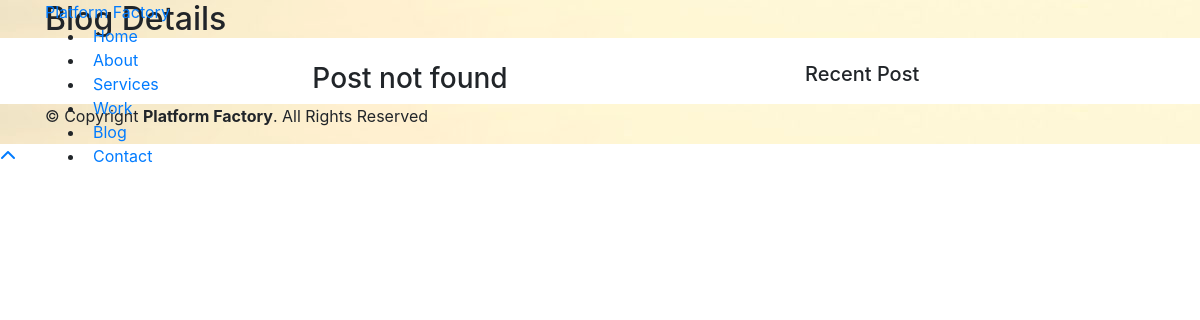
/blog/, run on an earlier commit of the app's database.
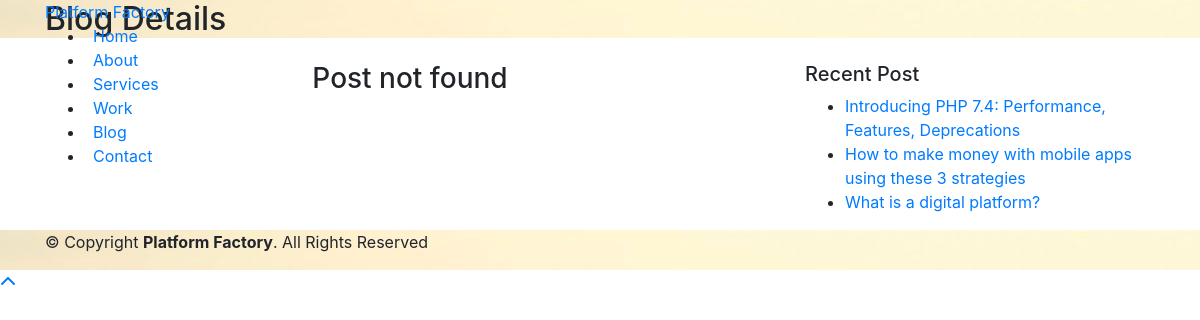
And on a later commit of the database.
### tables this page shows
CREATE TABLE `blog` (
  `id` int(11) NOT NULL,
  `capa` varchar(255) NOT NULL,
  `autor` varchar(255) NOT NULL,
  `categoria` varchar(255) NOT NULL,
  `titulo` varchar(255) NOT NULL,
  `descricao` text NOT NULL,
  `created_at` timestamp NOT NULL DEFAULT current_timestamp(),
  `updated_at` timestamp NOT NULL DEFAULT current_timestamp() ON UPDATE current_timestamp()
);

### config.php (called while the page is built, shortened)
<?php
$url = (isset($_GET['url']) ? $_GET['url'] : 'home');
$explode = explode('/', $url);
?>

### pages/blog.php (the view, shortened to what this page needs)
<!DOCTYPE html>
<html lang="en">
<head>
  <link href="<?php echo BASE; ?>/lib/bootstrap/css/bootstrap.min.css" rel="stylesheet">
  <link href="<?php echo BASE; ?>/lib/font-awesome/css/font-awesome.min.css" rel="stylesheet">
  <link href="<?php echo BASE; ?>/lib/animate/animate.min.css" rel="stylesheet">
  <link href="<?php echo BASE; ?>/lib/ionicons/css/ionicons.min.css" rel="stylesheet">
  <link href="<?php echo BASE; ?>/lib/owlcarousel/assets/owl.carousel.min.css" rel="stylesheet">
  <link href="<?php echo BASE; ?>/lib/lightbox/css/lightbox.min.css" rel="stylesheet">
  <link href="<?php echo BASE; ?>/css/style.css" rel="stylesheet">
</head>
<body>
  <nav class="navbar navbar-b navbar-trans navbar-expand-md fixed-top" id="mainNav">
    <div class="container">
      <a class="navbar-brand js-scroll" href="<?php echo BASE; ?>">Platform Factory</a>
      <div class="navbar-collapse collapse justify-content-end" id="navbarDefault">
        <ul class="navbar-nav">
          <li class="nav-item">
            <a class="nav-link js-scroll" href="<?php echo BASE; ?>">Home</a>
          </li>
          <li class="nav-item">
            <a class="nav-link js-scroll" href="<?php echo BASE; ?>">About</a>
          </li>
          <li class="nav-item">
            <a class="nav-link js-scroll" href="<?php echo BASE; ?>">Services</a>
          </li>
          <li class="nav-item">
            <a class="nav-link js-scroll" href="<?php echo BASE; ?>">Work</a>
          </li>
          <li class="nav-item">
            <a class="nav-link js-scroll" href="<?php echo BASE; ?>">Blog</a>
          </li>
          <li class="nav-item">
            <a class="nav-link js-scroll" href="<?php echo BASE; ?>">Contact</a>
          </li>
        </ul>
      </div>
    </div>
  </nav>
  <div class="intro intro-single route bg-image" style="background-image: url(img/overlay-bg.jpg)">
    <div class="intro-content display-table">
      <div class="table-cell">
        <div class="container">
          <h2 class="intro-title mb-4">Blog Details</h2>
        </div>
      </div>
    </div>
  </div>
  <section class="blog-wrapper sect-pt4" id="blog">
    <div class="container">
      <div class="row">
        <?php
        if(isset($explode[1])){
            $post = $explode[1];
            $sql = $pdo->prepare("SELECT * FROM `blog` WHERE `id` = ?");
            if($sql->execute(array($post))){
                if($sql->rowCount() == 0){
                    echo '<div class="col-md-8"><center><h3>Post not found</h3></center></div>';
                }
            }else{
                echo '<div class="col-md-8"><center><h3>Something went wrong!</h3></center></div>';
            }
        }else{
            echo '<div class="col-md-8"><center><h3>Post not found</h3></center></div>';
        }
        ?>
        <div class="col-md-4">
          <div class="widget-sidebar">
            <h5 class="sidebar-title">Recent Post</h5>
            <div class="sidebar-content">
              <ul class="list-sidebar">
                <?php
                $recentsposts = $pdo->prepare("SELECT * FROM `blog` LIMIT 5");
                $recentsposts->execute();
                while($rp = $recentsposts->fetchObject()){
                ?>
                <li>
                  <a href="blog-single.php?post=<?php echo $rp->id; ?>"><?php echo $rp->titulo; ?></a>
                </li>
                <?php } ?>
              </ul>
            </div>
          </div>
        </div>
      </div>
    </div>
  </section>
  <section class="paralax-mf footer-paralax bg-image sect-mt4 route" style="background-image: url(img/overlay-bg.jpg)">
    <footer>
      <div class="container">
        <div class="row">
          <div class="col-sm-12">
            <div class="copyright-box">
              <p class="copyright">&copy; Copyright <strong>Platform Factory</strong>. All Rights Reserved</p>
            </div>
          </div>
        </div>
      </div>
    </footer>
  </section>
  <a href="#" class="back-to-top"><i class="fa fa-chevron-up"></i></a>
</body>
</html>

What changed in the data, as far as the page shows it:
added blog: titulo "Introducing PHP 7.4: Performance, Features, Deprecations"
added blog: titulo "How to make money with mobile apps using these 3 strategies"
added blog: titulo "What is a digital platform?"
